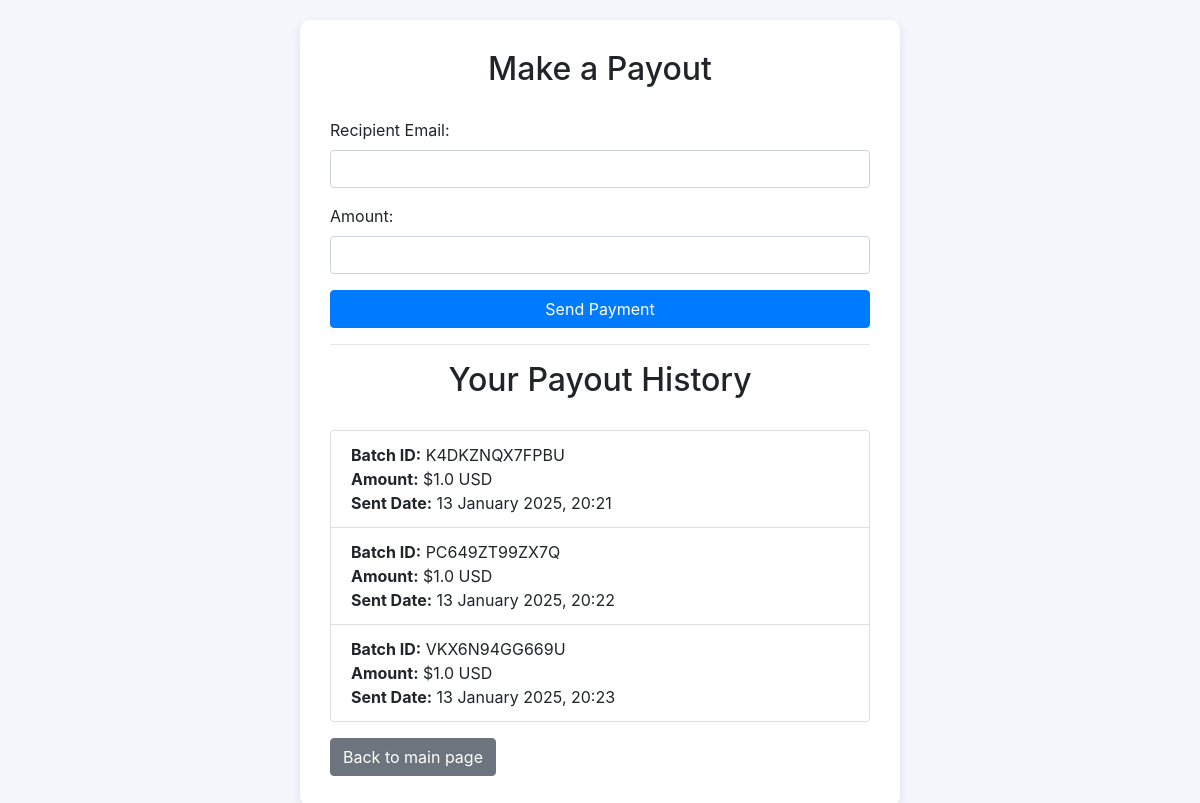
/payout (signed in), run on an earlier commit of the app's database.
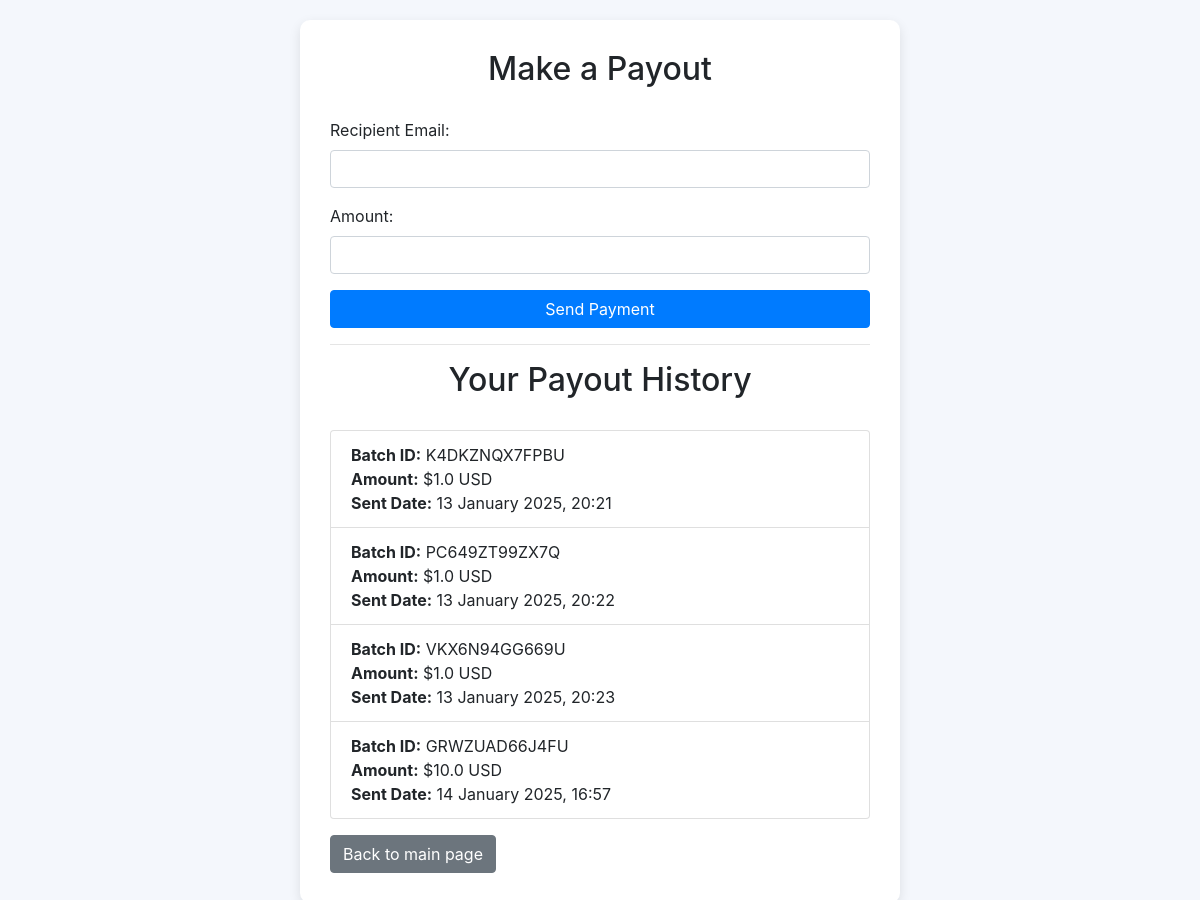
And on a later commit of the database.
### models.py (models this page shows, shortened)
class PayoutHistory(db.Model):
    id = db.Column(db.Integer, primary_key=True)
    user_id = db.Column(db.Integer, db.ForeignKey('user.id'), nullable=False)
    batch_id = db.Column(db.String(255), unique=True, nullable=False)
    amount = db.Column(db.String(50), nullable=False)
    currency = db.Column(db.String(10), nullable=False)
    recipient_email = db.Column(db.String(255), nullable=False)
    sent_date = db.Column(db.DateTime, nullable=False, default=datetime.utcnow)
    user = db.relationship('User', backref='payouts')

### app.py (the view, shortened to what this page needs)
@app.route('/payout', methods=['GET', 'POST'])
@login_required
def payout():
    user_payouts = PayoutHistory.query.filter_by(user_id=current_user.id).all()
    return render_template('payout.html', payouts=user_payouts)

### app.py (called while the page is built)
@login_manager.user_loader
def load_user(user_id):
    user = User.query.get(int(user_id))
    if not user:
        user = Teacher.query.get(int(user_id))
    if not user:
        user = Admin.query.get(int(user_id))
    return user

### templates/payout.html (shortened to what this page needs)
<!DOCTYPE html>
<html lang="en">
<head>
    <link rel="stylesheet" href="https://cdn.jsdelivr.net/npm/bootstrap@4.3.1/dist/css/bootstrap.min.css">
</head>
<body>
    <div class="container">
        <h2>Make a Payout</h2>
        <form method="POST">
            <div class="form-group">
                <label for="email">Recipient Email:</label>
                <input type="email" name="email" id="email" class="form-control" required>
            </div>
            <div class="form-group">
                <label for="amount">Amount:</label>
                <input type="number" step="0.01" name="amount" id="amount" class="form-control" required>
            </div>
            <button type="submit" class="btn btn-primary btn-block">Send Payment</button>
        </form>
        <hr>
        <h2>Your Payout History</h2>
        {% if payouts %}
            <ul class="list-group">
                {% for payout in payouts %}
                    <li class="list-group-item">
                        <strong>Batch ID:</strong> {{ payout.batch_id }}<br>
                        <strong>Amount:</strong> ${{ payout.amount }} {{ payout.currency }}<br>
                        <strong>Sent Date:</strong> {{ payout.sent_date.strftime('%d %B %Y, %H:%M') }}<br>
                    </li>
                {% endfor %}
            </ul>
        {% else %}
            <p>No payouts found.</p>
        {% endif %}
        <a href="{{ url_for('user_page') }}" class="btn btn-secondary mt-3">Back to main page</a>
    </div>
</body>
</html>

What changed in the data, as far as the page shows it:
added PayoutHistory: batch_id "GRWZUAD66J4FU", amount "10.0", currency "USD", sent_date "14 January 2025, 16:57"
